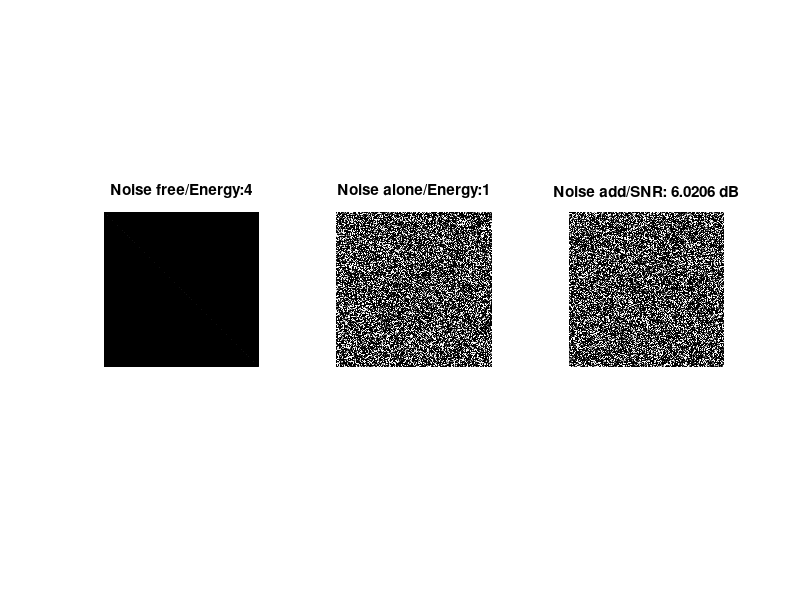
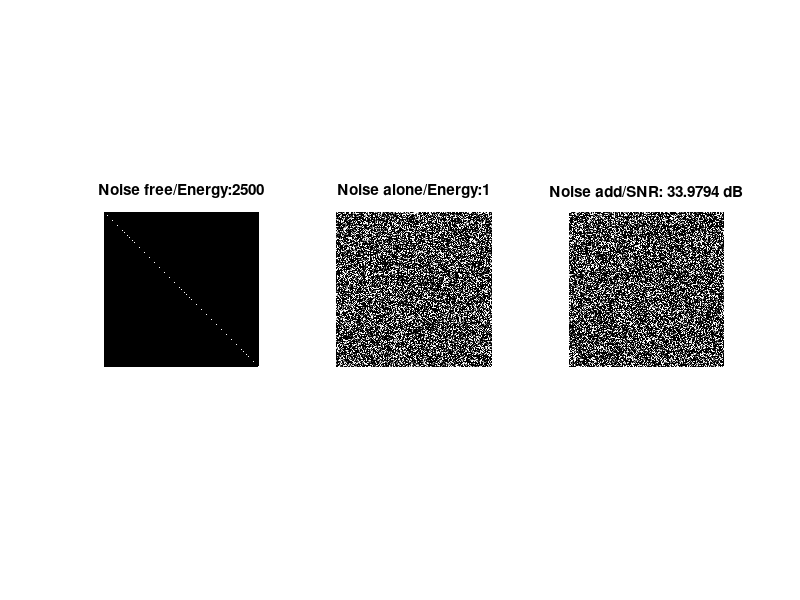
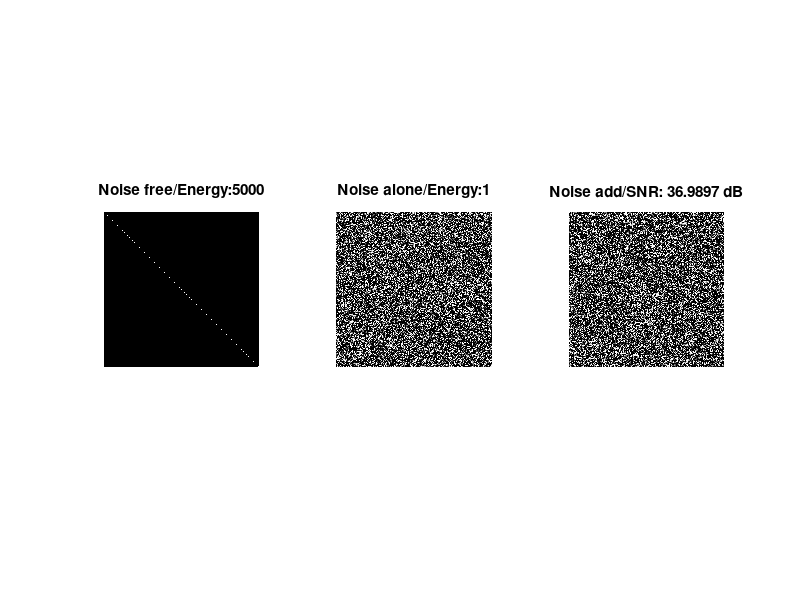
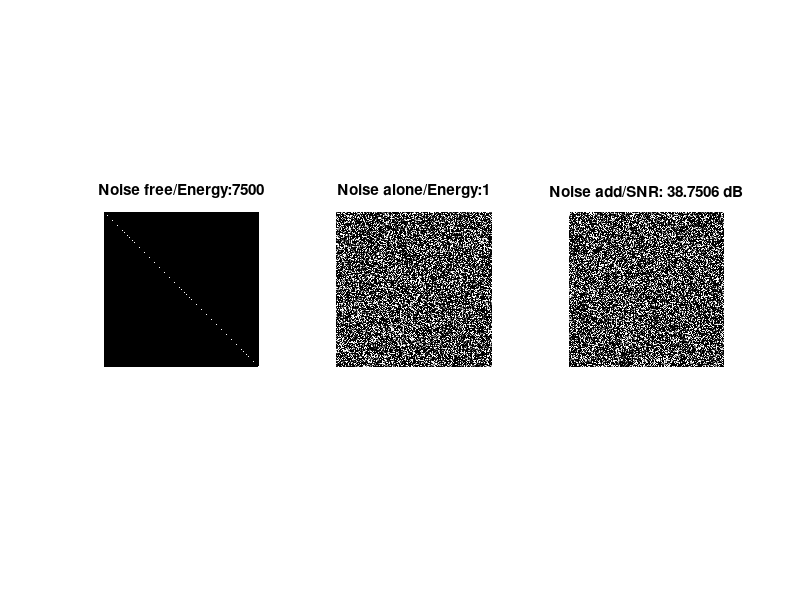

Recreate these plots in MATLAB, in order.
%==========================
%   ECE 581 Homework1
%      Shengxin Qian
%==========================
%   Workspace clear
%==========================
clear 
clear all
nu=1;
set(figure,'NumberTitle','off','Name','Part(a),(b)'); %set figure name

%***********************************************************

%==========================
%   Original noise-free image generation
%==========================
Image_energy=4; %input signal energy of image
Noise_free=eye(1024)*sqrt(Image_energy/1024);%generate noise free image
subplot(1,3,nu);  %put the original noise free image on the first position
imshow(Noise_free)  %show the original noise free image
title('Noise free/Energy:4'); %set subplot name
nu=nu+1;
%==========================
%   (0,1) Gaussian white Noise generate 
%==========================
Noise0=normrnd(0,1,1024);   %Generate (0,1) Gaussian white Noise0
Noise_add=Noise0+Noise_free;%Mix Noise0 and original noise-free image
subplot(1,3,nu);
imshow(Noise0) %show the noise alone image
title('Noise alone/Energy:1'); 
nu=nu+1;
%==========================
%   (0,1) Gaussian white Noise mix
%==========================
subplot(1,3,nu);
imshow(Noise_add)   %show the noise mix image
title(['Noise add/SNR: ',num2str(10*log10(4)),' dB']);
nu=nu+1;

%****************************************************************

%==========================
%   Image energy change and output image comparision
%==========================
for i=1:4
    set(figure,'NumberTitle','off','Name',['Image energy change',num2str(i)]) ; 
    nu=1;
%==========================
%   Energy changed noise-free image generation
%==========================
    Energy_change_free(:,:,i)=eye(1024)*sqrt(i*2500/1024); %set the image energy with i*2500
    subplot(1,3,nu);
    imshow(Energy_change_free(:,:,i)); %show noise free image
    title(['Noise free/Energy:',num2str(i*2500)]); %show the energy in the subplot title
    nu=nu+1;
%==========================
%   (0,1) Gaussian white Noise generate
%==========================
    Noise_nochange(:,:,i)=normrnd(0,1,1024); %set the noise energy with constant 1
    subplot(1,3,nu);
    imshow(Noise_nochange(:,:,i)) %show noise alone image
    title(['Noise alone/Energy:',num2str(1)]); %show the energy in the subplot title
    nu=nu+1;
%==========================
%   (0,1) Gaussian white Noise mix
%==========================    
    Energy_change_add(:,:,i)=Noise_nochange(:,:,i)+Energy_change_free(:,:,i); %mix the noise and noise-free image
    subplot(1,3,nu);
    imshow(Energy_change_add(:,:,i)); %show noise mix image
    title(['Noise add/SNR: ',num2str(10*log10(i*2500)),' dB']); %show the SNR in the subplot title
    nu=nu+1;
end
%**************************************************************

%==========================
%   Noise energy change and output image comparision
%==========================
for i=1:4
    set(figure,'NumberTitle','off','Name',['Noise energy change',num2str(i)]) ; 
    nu=1;
%==========================
%   Energy changed noise-free image generation
%==========================
    Noise_change_free(:,:,i)=eye(1024)*sqrt(1024/1024); %set the image energy with constant 2500
    subplot(1,3,nu);
    imshow(Noise_change_free(:,:,i));
    title(['Noise free/Energy:',num2str(1024)]); %show the energy in the subplot title
    nu=nu+1;
%==========================
%   Energy changed Gaussian white Noise generate
%==========================
    Noise(:,:,i)=normrnd(0,1/1.5^(i-1),1024); %set the noise energy with (1/1.5^(i-1))^2
    subplot(1,3,nu);
    imshow(Noise(:,:,i))
    title(['Noise alone/Energy:',num2str((1/1.5^(i-1))^2)]);%show the energy in the subplot title
    nu=nu+1;
%==========================
%   Energy changed Gaussian white Noise mix
%==========================    
    Noise_change_add(:,:,i)=Noise(:,:,i)+Noise_change_free(:,:,i); 
    subplot(1,3,nu);
    imshow(Noise_change_add(:,:,i));
    title(['Noise add/SNR: ',num2str(10*log10(1024*(1.5^(i-1))^2)),' dB']);%show the SNR in the subplot title
    nu=nu+1;
end
Best_energy_change_add=(Energy_change_add(:,:,1).*(ones(1024)-eye(1024)))+eye(1024);
set(figure,'NumberTitle','off','Name','Best possible image energy change solution');
imshow(Best_energy_change_add);

